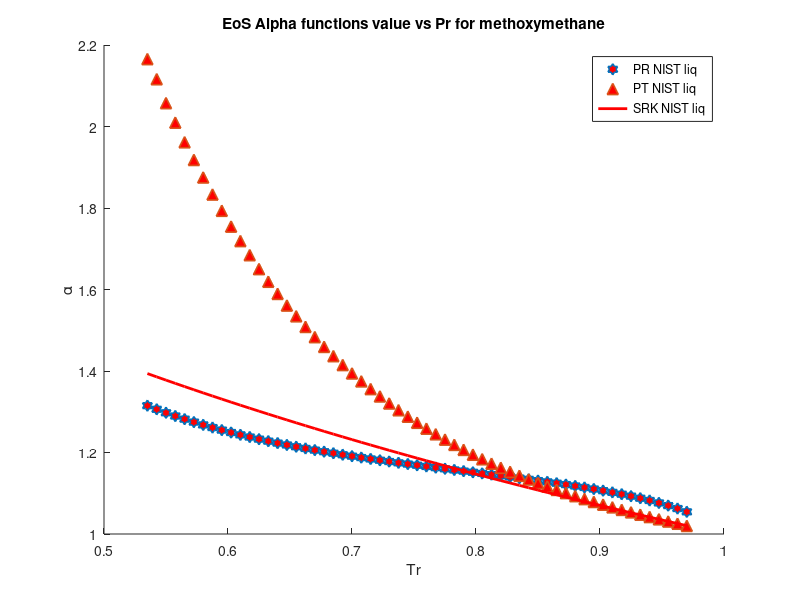

Source code (MATLAB):
clear 
clc
load methoxymethane_sat_data.mat
%alpha PR & SRK for nitrogen
P = P*10^6;
omega = 0.2; %Acentric factor
Tc = 400; %K
Pc = 5240000; %Pa
R = 8.31446 %J/K*mol
Zc = 0.274;
b1 = 0.07780*(R*Tc/Pc);
a1 = 0.45724*(((R^2)*(Tc^2))/Pc);
b2 = 0.08664*(R*Tc/Pc);
a2 = 0.42747*(((R^2)*(Tc^2))/Pc);
omega_c = 1-3*Zc;
omega_b = 0.08446114781;
omega_a = 3*Zc^2+3*(1-2*Zc)*omega_b+omega_b^2+1-3*Zc;
a3 = omega_a*(((R^2)*(Tc^2))/Pc);
b3 = omega_b*(R*Tc/Pc);
c3 = omega_c*(R*Tc/Pc);
T = 214.0; %k
M = 46.07/1000; %kg/mol
S1=0.37464+1.54226*omega-0.26992*omega^2;
S2=0.48508+1.55171*omega-0.176*omega^2;

for i = 1:1:59
   Pr = P/Pc; 
   Tr = T/Tc;
   Tr_list(i)=Tr;
   Vm_liq(i) = M/rho_liq(i);
   Vm_vap(i) = M/rho_vap(i);
   alpha_PT_liq(i) = ((R*T)/(Vm_liq(i)-b3)-P(i))*((Vm_liq(i)^2+b3*Vm_liq(i)+c3*Vm_liq(i)-c3*b3)/a3);
   alpha_PT_vap(i) = ((R*T)/(Vm_vap(i)-b3)-P(i))*((Vm_vap(i)^2+b3*Vm_vap(i)+c3*Vm_vap(i)-c3*b3)/a3);
   alpha_PR_liq(i) = ((R*T)/(Vm_liq(i)-b1)-P(i))*((Vm_liq(i)^2+2*b1*Vm_liq(i)-b1^2)/a1)
   alpha_SRK_liq(i) = ((R*T)/(Vm_liq(i)-b2)-P(i))*((Vm_liq(i)^2+b2*Vm_liq(i))/a2);
   alpha_PR_vap(i) = ((R*T)/(Vm_vap(i)-b1)-P(i))*((Vm_vap(i)^2+2*b1*Vm_vap(i)-b1^2)/a1);
   alpha_SRK_vap(i) = ((R*T)/(Vm_vap(i)-b2)-P(i))*((Vm_vap(i)^2+b2*Vm_vap(i))/a2);
   alpha_soave_PR(i) =(1+S1*(1-sqrt(Tr)))^2;
   alpha_soave_SRK(i) =(1+S2*(1-sqrt(Tr)))^2;
   alpha_Gasem(i) = exp((1.943+0.926*Tr)*(1-(Tr)^0.1441));
%    alpha_twu(i) = (Tr)^(0.081043)*exp(0.915696*(1-(Tr)^(2.61622)));
   Temp(i)=T;
   T = T+3;
end
hold on

 plot(Tr_list,alpha_PR_liq,'h','MarkerSize',8,'MarkerFaceColor','r','LineWidth',1.2)
% plot(Tr_list,alpha_PT_liq,'h','MarkerSize',8,'MarkerFaceColor','g','LineWidth',1.2)
% plot(Tr_list,alpha_SRK_vap,'h','MarkerSize',8,'MarkerFaceColor','m','LineWidth',1.2)
 plot(Tr_list,alpha_PR_vap,'^','MarkerSize',8,'MarkerFaceColor','r','LineWidth',1.2)
% plot(Tr_list,alpha_PT_vap,'^','MarkerSize',8,'MarkerFaceColor','g','LineWidth',1.2)
% plot(Tr_list,alpha_SRK_vap,'^','MarkerSize',8,'MarkerFaceColor','m','LineWidth',1.2)
 plot(Tr_list,alpha_soave_PR,'r','LineWidth',2)
% plot(Tr_list,alpha_soave_SRK,'g','LineWidth',2)
% plot(Tr_list,alpha_Gasem,'b','LineWidth',2)

hold off
legend('PR NIST liq','PT NIST liq','SRK NIST liq','PR NIST vap','PT NIST vap','SRK NIST vapor','Soave PR','Soave SRK','Gasem')
xlabel('Tr')
ylabel('\alpha')
title('EoS Alpha functions value vs Pr for methoxymethane')
% axis([0.6,1,0.8,2.4])